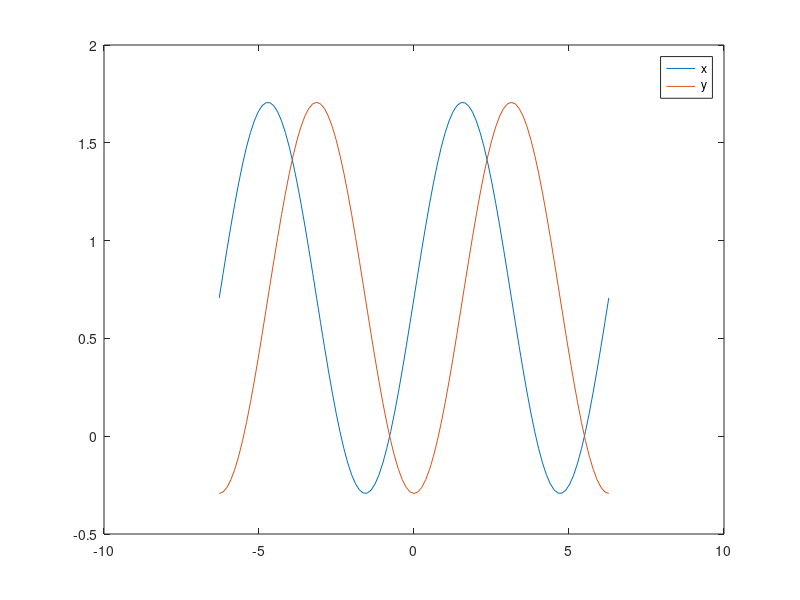

Write the MATLAB code that produced this figure.
% E5_P15_BHALGAAA.m
% Date: 21st March 2024
% By: Arnav Bhalgat
% Section: 018
% Team: 319
%
% ELECTRONIC SIGNATURE 
% Arnav Bhalgat
%
% The electronic signature above indicates the script
% submitted for evaluation is my individual work, and I
% have a general understanding of all aspects of its
% development and execution.
%
% A BRIEF DESCRIPTION OF WHAT THE SCRIPT OR FUNCTION DOES
% The script or function is used to plot the graph of two functions of sin on the same axes.


% Creates a vector that starts at 0, increments by 0.1 and ends at 4.0. (a = 0:0.1:4)
% Note that 4.0 is also included in the vector.

% Making the vector with the 101 values starting from -2pi to 2pi.
a = linspace(-(2*pi), (2*pi),101);
b = pi/4;

% Initialise the constants for the use of expression.

% Performing a vector calculation.
% E.g. - Element-wise multiplication
% product = A .* B;
x = 2 * sin((a + b )/2).*cos((a - b)/2);
y = 2 * sin((a + b )/2).*sin((a - b)/2);


% Plotting the graph of the two functions on the same axes.
% Adding the lables to the graph to make it appropriate for the user to understand.
plot(a, x); hold on;

title("");
xlabel("");
ylabel("");

plot(a, y);
legend("x", "y" );

hold off;
